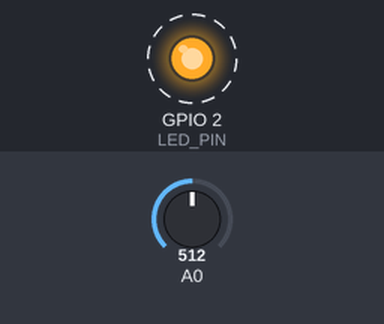
This sketch was run on a simulated ESP8266 (NodeMCU). Parts: output pins drawn as LEDs (lit = HIGH). Dashed ring = blinking. Inputs (shaded band) come from the test bench; at power-on: A0 = 512. What the sketch prints to the serial monitor is not drawn.

Above: at 0.5 s.
Timing chart, 0 to 3.0 s (numbered marks = the images above):
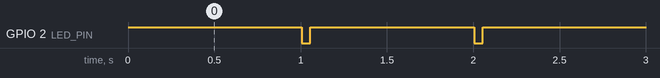

The sketch:

TX.ino
```cpp
/*
 * 修訂日期時間：2026-10-26 14:05
 * 功能說明：ESP-NOW 發送端（感測遙控節點）。
 *           每秒採集一次 A0 腳位感測數據，透過 ESP-NOW 發送至目標接收端 (24:A1:60:2D:A0:C8)。
 *           發送成功時板載 LED 閃爍提示。
 */

#include <ESP8266WiFi.h>
#include <espnow.h>

// 目標接收端 (RX) 的 MAC 位址
uint8_t broadcastAddress[] = {0x24, 0xA1, 0x60, 0x2D, 0xA0, 0xC8};

// 定義通訊封包結構（雙方需完全一致）
typedef struct struct_message {
  uint32_t packetId;
  int sensorValue;
} struct_message;

struct_message myData;

const int LED_PIN = LED_BUILTIN;
unsigned long lastSendTime = 0;
uint32_t counter = 0;

// 發送結果回呼函式
void onDataSent(uint8_t *mac_addr, uint8_t sendStatus) {
  Serial.print("封包傳送狀態: ");
  if (sendStatus == 0) {
    Serial.println("成功 (Delivery Success)");
    // 成功時點亮 LED 50ms
    digitalWrite(LED_PIN, LOW);
    delay(50);
    digitalWrite(LED_PIN, HIGH);
  } else {
    Serial.println("失敗 (Delivery Fail)");
  }
}

void setup() {
  Serial.begin(115200);
  pinMode(LED_PIN, OUTPUT);
  digitalWrite(LED_PIN, HIGH); // 預設熄滅

  // 設定為 STA 模式（ESP-NOW 基礎需求）
  WiFi.mode(WIFI_STA);
  WiFi.disconnect();

  // 初始化 ESP-NOW
  if (esp_now_init() != 0) {
    Serial.println("ESP-NOW 初始化失敗！");
    return;
  }

  // 設定本機角色為 CONTROLLER (發送端)
  esp_now_set_self_role(ESP_NOW_ROLE_CONTROLLER);

  // 註冊發送回呼函式
  esp_now_register_send_cb(onDataSent);

  // 配對目標接收端節點
  esp_now_add_peer(broadcastAddress, ESP_NOW_ROLE_SLAVE, 1, NULL, 0);
  Serial.println("ESP-NOW 發送端已就緒，開始傳送感測數據...");
}

void loop() {
  // 每 1 秒讀取感測器並傳送一次
  if (millis() - lastSendTime > 1000) {
    lastSendTime = millis();

    myData.packetId = ++counter;
    myData.sensorValue = analogRead(A0); // 讀取 A0 腳位數值 (0~1024)

    Serial.printf("[發送] 封包編號: %u | A0 感測值: %d\n", myData.packetId, myData.sensorValue);

    // 發送資料
    esp_now_send(broadcastAddress, (uint8_t *) &myData, sizeof(myData));
  }
}
```

Measured:
- by itself, GPIO 2 (LED_PIN): alternates HIGH for 0.95 s and LOW for 0.05 s
